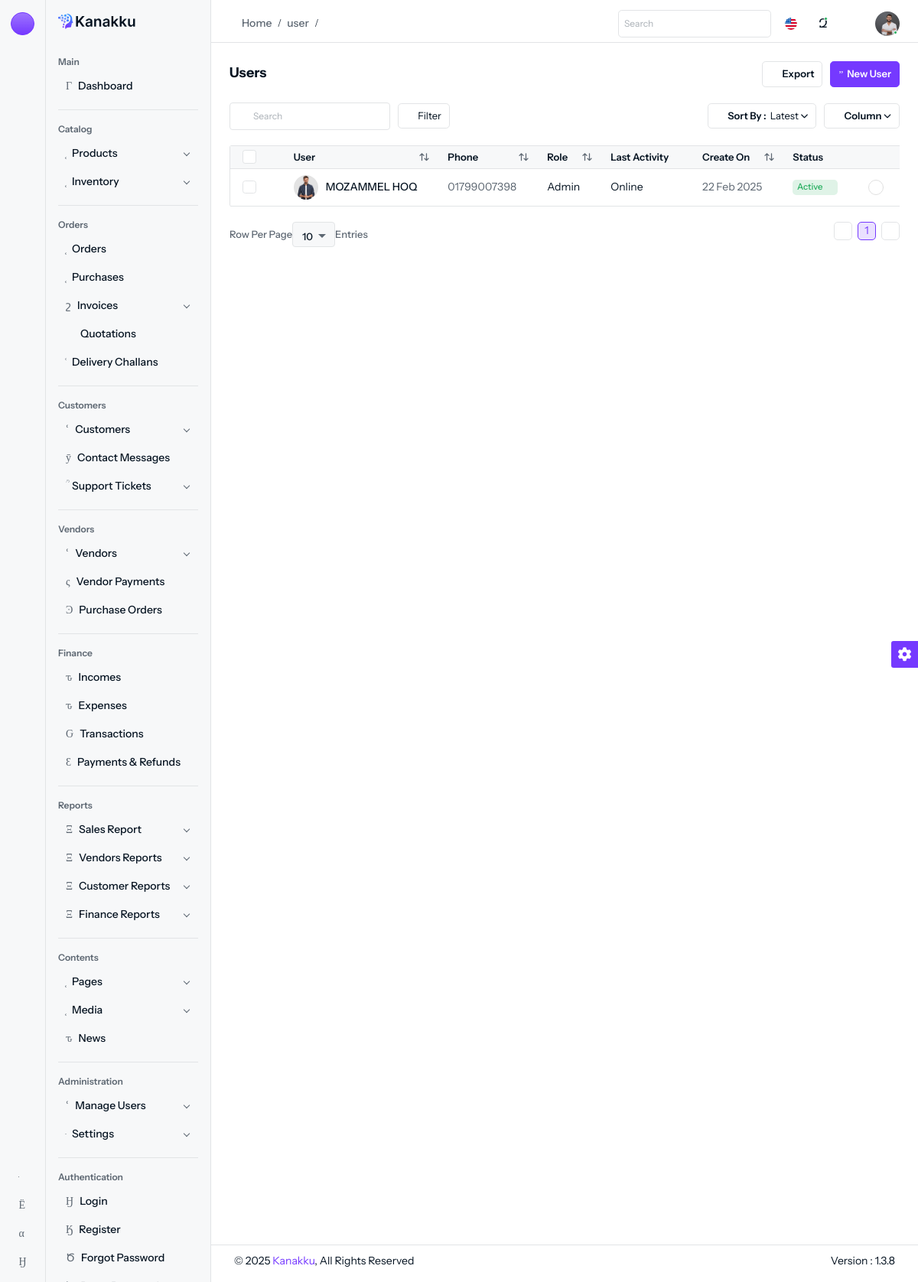
Before: /user (signed in) with the older database file.
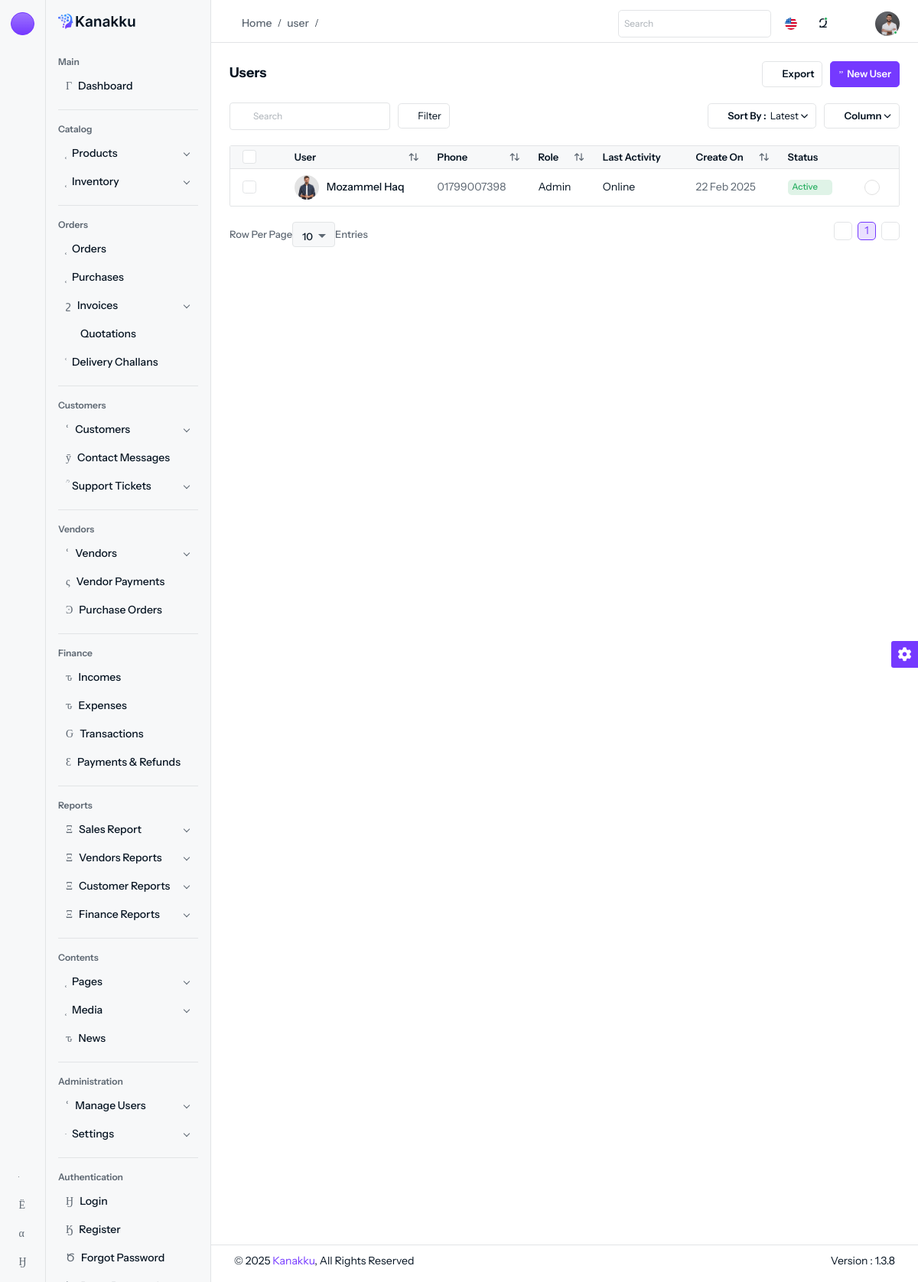
After: the same page with the newer database file.
### tables this page shows
CREATE TABLE `users` (
  `id` int(11) NOT NULL,
  `name` varchar(255) DEFAULT NULL,
  `username` varchar(255) DEFAULT NULL,
  `email` varchar(255) DEFAULT NULL,
  `phone` varchar(255) NOT NULL,
  `password` varchar(255) DEFAULT NULL,
  `photo` varchar(255) NOT NULL,
  `role_id` int(11) DEFAULT NULL,
  `status` varchar(50) DEFAULT NULL,
  `created_at` datetime DEFAULT current_timestamp(),
  `updated_at` datetime DEFAULT current_timestamp()
);

CREATE TABLE `roles` (
  `id` int(11) NOT NULL,
  `name` varchar(255) DEFAULT NULL,
  `description` text DEFAULT NULL,
  `created_at` datetime DEFAULT current_timestamp(),
  `updated_at` datetime DEFAULT current_timestamp()
);

### controllers/System/UserController.php (called while the page is built, shortened)
<?php
class UserController extends Controller
{
	public function index()
	{
		$data = User::all();
		view("System", $data);
	}
}

### configs/app_config.php (called while the page is built, shortened)
<?php
$base_url = "http://localhost/elctro_Ecom_project/admin";

### models/System/user.model.php (called while the page is built, shortened)
<?php
class User extends Model implements JsonSerializable{
	public static function all(){
		global $db,$tx;
		$result=$db->query("select id,name,username,email,phone,password,photo,role_id,status,created_at,updated_at from {$tx}users");
		$data=[];
		while($user=$result->fetch_object()){
			$data[]=$user;
		}
			return $data;
	}
}
?>

### models/System/role.model.php (called while the page is built, shortened)
<?php
class Role extends Model implements JsonSerializable
{
	public static function find($id)
	{
		global $db, $tx;
		$result = $db->query("select id,name,description,created_at,updated_at from {$tx}roles where id='$id'");
		$role = $result->fetch_object();
		return $role;
	}
}

### views/pages/system/user/index.php (the view, shortened to what the changed rows need)
<div class="content content-two">
    <div class="table-responsive">
        <div id="DataTables_Table_0_wrapper" class="dataTables_wrapper dt-bootstrap5 no-footer">
            <table class="table table-nowrap datatable dataTable no-footer" id="DataTables_Table_0" aria-describedby="DataTables_Table_0_info">
                <thead class="thead-light">
                    <tr>
                        <th class="no-sort sorting sorting_asc" tabindex="0" aria-controls="DataTables_Table_0" rowspan="1" colspan="1" aria-sort="ascending" aria-label="
                                : activate to sort column descending">
                            <div class="form-check form-check-md">
                                <input class="form-check-input" type="checkbox" id="select-all">
                            </div>
                        </th>
                        <th class="sorting" tabindex="0" aria-controls="DataTables_Table_0" rowspan="1" colspan="1" aria-label="User: activate to sort column ascending">User</th>
                        <th class="sorting" tabindex="0" aria-controls="DataTables_Table_0" rowspan="1" colspan="1" aria-label="Phone: activate to sort column ascending">Phone</th>
                        <th class="sorting" tabindex="0" aria-controls="DataTables_Table_0" rowspan="1" colspan="1" aria-label="Role: activate to sort column ascending">Role</th>
                        <th class="no-sort sorting" tabindex="0" aria-controls="DataTables_Table_0" rowspan="1" colspan="1" aria-label="Last Activity: activate to sort column ascending">Last Activity</th>
                        <th class="sorting" tabindex="0" aria-controls="DataTables_Table_0" rowspan="1" colspan="1" aria-label="Create On: activate to sort column ascending">Create On</th>
                        <th class="no-sort sorting" tabindex="0" aria-controls="DataTables_Table_0" rowspan="1" colspan="1" aria-label="Status: activate to sort column ascending">Status</th>
                        <th class="no-sort sorting" tabindex="0" aria-controls="DataTables_Table_0" rowspan="1" colspan="1" aria-label=": activate to sort column ascending"></th>
                    </tr>
                </thead>
                <tbody>
                    <?php
                    foreach ($data as $row) :
                        $role = Role::find($row->role_id);
                    ?>
                        <tr class="odd">
                            <td class="sorting_1">
                                <div class="form-check form-check-md">
                                    <input class="form-check-input" type="checkbox">
                                </div>
                            </td>
                            <td>
                                <div class="d-flex align-items-center">
                                    <a href="javascript:void(0);" class="avatar avatar-sm rounded-circle me-2 flex-shrink-0">
                                        <img src="<?= $base_url ?>/assets/img/profiles/<?= $row->photo ?>" class="rounded-circle" alt="img">
                                    </a>
                                    <div>
                                        <h6 class="fs-14 fw-medium mb-0"><a href="javascript:void(0);"><?= $row->name ?></a></h6>
                                    </div>
                                </div>
                            </td>
                            <td><?= $row->phone ?></td>
                            <td class="text-dark"><?= $role->name ?? "" ?></td>
                            <td class="text-dark">Online</td>
                            <td>22 Feb 2025</td>
                            <td>
                                <span class="badge badge-soft-success d-inline-flex align-items-center"><?= $row->status ?>
                                    <i class="isax isax-tick-circle ms-1"></i>
                                </span>
                            </td>
                            <td class="action-item">
                                <a href="javascript:void(0);" data-bs-toggle="dropdown" aria-expanded="false">
                                    <i class="isax isax-more"></i>
                                </a>
                            </td>
                        </tr>
                    <?php endforeach; ?>
                </tbody>
            </table>
        </div>
    </div>
</div>

Changed rows visible on the page:
changed users "Active": name "MOZAMMEL HOQ" → "Mozammel Haq"
